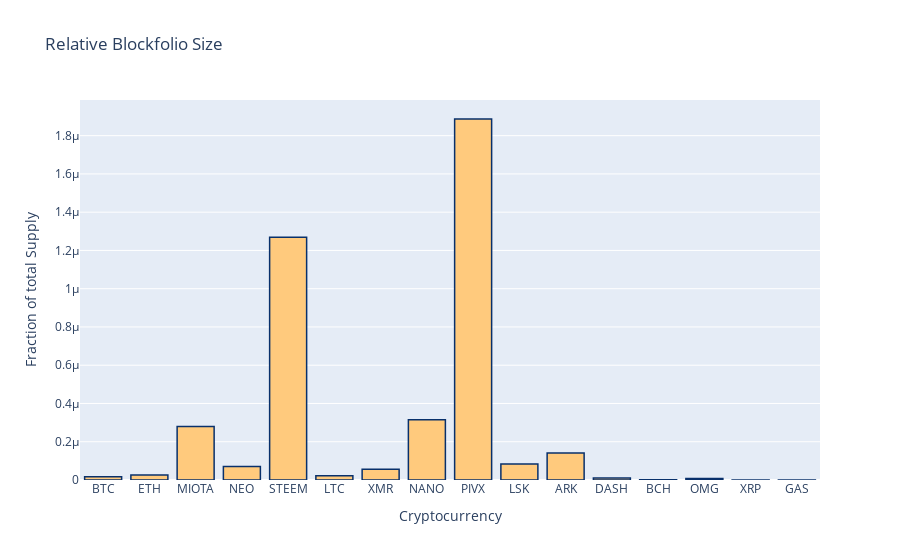

Notebook code for this chart:
### Markdown cell above
#### Fraction of total Supply
Finally, that looks at the relative sizes of your investment. 
This gives you an idea or visualizes in which cryptocurrency you believe in the most. 
The graph below shows you fractional share of the the current crypto's total supply.

### Code cell
marker = dict(color='rgb(258,202,125)', line=dict(color='rgb(8,48,107)', width=1.5,))

layout = go.Layout(title='Relative Blockfolio Size',
                   xaxis=dict(title='Cryptocurrency'),
                   yaxis=dict(title='Fraction of total Supply'))

share_chart=go.Bar(x=merged_data.symbol, y=merged_data.coinshare, marker=marker)

fig = go.Figure(data=[share_chart], layout=layout)
py.iplot(fig)

### Figure 1 — Plotly figure (JSON) as saved in the notebook; plotly's stock layout.template omitted (floating-point values rounded to 4 significant figures)
{"data": [{"marker": {"color": "rgb(258,202,125)", "line": {"color": "rgb(8,48,107)", "width": 1.5}}, "type": "bar", "x": ["BTC", "ETH", "MIOTA", "NEO", "STEEM", "LTC", "XMR", "NANO", "PIVX", "LSK", "ARK", "DASH", "BCH", "OMG", "XRP", "GAS"], "y": [1.679e-08, 2.606e-08, 2.795e-07, 7e-08, 1.269e-06, 2.249e-08, 5.597e-08, 3.152e-07, 1.887e-06, 8.363e-08, 1.412e-07, 9.968e-09, 7.156e-10, 7.843e-09, 1.3e-10, 5.817e-10]}], "layout": {"title": {"text": "Relative Blockfolio Size"}, "xaxis": {"title": {"text": "Cryptocurrency"}}, "yaxis": {"title": {"text": "Fraction of total Supply"}}}}
